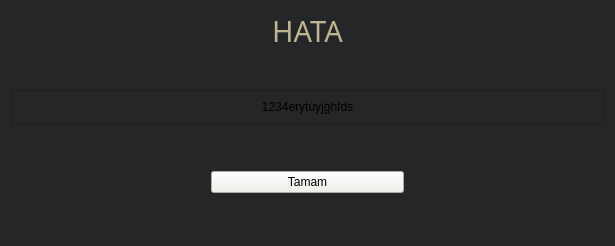
<?xml version="1.0" encoding="UTF-8"?>
<ui version="4.0">
 <class>hata</class>
 <widget class="QWidget" name="hata">
  <property name="geometry">
   <rect>
    <x>0</x>
    <y>0</y>
    <width>615</width>
    <height>246</height>
   </rect>
  </property>
  <property name="windowTitle">
   <string>Form</string>
  </property>
  <property name="styleSheet">
   <string notr="true">background-color: rgb(37, 38, 39);</string>
  </property>
  <layout class="QGridLayout" name="gridLayout">
   <item row="2" column="0" colspan="2">
    <widget class="QFrame" name="frame">
     <property name="frameShape">
      <enum>QFrame::StyledPanel</enum>
     </property>
     <property name="frameShadow">
      <enum>QFrame::Raised</enum>
     </property>
     <layout class="QVBoxLayout" name="verticalLayout">
      <property name="leftMargin">
       <number>100</number>
      </property>
      <property name="rightMargin">
       <number>100</number>
      </property>
      <item>
       <widget class="QLabel" name="label_2">
        <property name="text">
         <string>1234erytuyjghfds</string>
        </property>
        <property name="alignment">
         <set>Qt::AlignCenter</set>
        </property>
       </widget>
      </item>
     </layout>
    </widget>
   </item>
   <item row="0" column="0" colspan="2">
    <widget class="QLabel" name="label">
     <property name="font">
      <font>
       <family>Segoe Script</family>
       <pointsize>22</pointsize>
      </font>
     </property>
     <property name="styleSheet">
      <string notr="true">color: rgb(191, 180, 143);</string>
     </property>
     <property name="text">
      <string>HATA</string>
     </property>
     <property name="alignment">
      <set>Qt::AlignCenter</set>
     </property>
    </widget>
   </item>
   <item row="1" column="0">
    <spacer name="verticalSpacer">
     <property name="orientation">
      <enum>Qt::Vertical</enum>
     </property>
     <property name="sizeHint" stdset="0">
      <size>
       <width>20</width>
       <height>40</height>
      </size>
     </property>
    </spacer>
   </item>
   <item row="3" column="0">
    <spacer name="verticalSpacer_2">
     <property name="orientation">
      <enum>Qt::Vertical</enum>
     </property>
     <property name="sizeHint" stdset="0">
      <size>
       <width>20</width>
       <height>40</height>
      </size>
     </property>
    </spacer>
   </item>
   <item row="5" column="0">
    <spacer name="verticalSpacer_3">
     <property name="orientation">
      <enum>Qt::Vertical</enum>
     </property>
     <property name="sizeHint" stdset="0">
      <size>
       <width>20</width>
       <height>40</height>
      </size>
     </property>
    </spacer>
   </item>
   <item row="4" column="0" colspan="2">
    <widget class="QWidget" name="widget_2" native="true">
     <layout class="QVBoxLayout" name="verticalLayout_2">
      <property name="leftMargin">
       <number>200</number>
      </property>
      <property name="rightMargin">
       <number>200</number>
      </property>
      <item>
       <widget class="QPushButton" name="ButtonKapat">
        <property name="styleSheet">
         <string notr="true">background-color: rgb(242, 239, 233);</string>
        </property>
        <property name="text">
         <string>Tamam</string>
        </property>
       </widget>
      </item>
     </layout>
    </widget>
   </item>
  </layout>
 </widget>
 <resources/>
 <connections/>
</ui>
